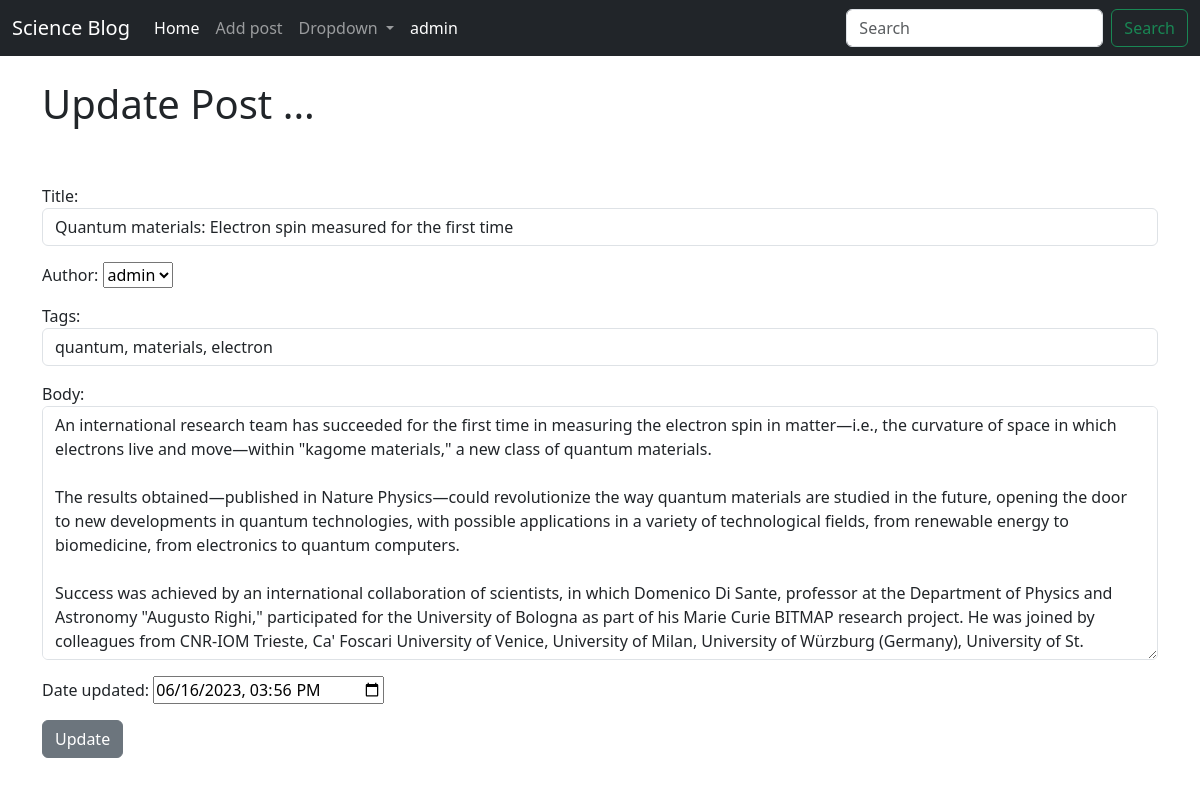
/article/edit/1, run on an earlier commit of the app's database.
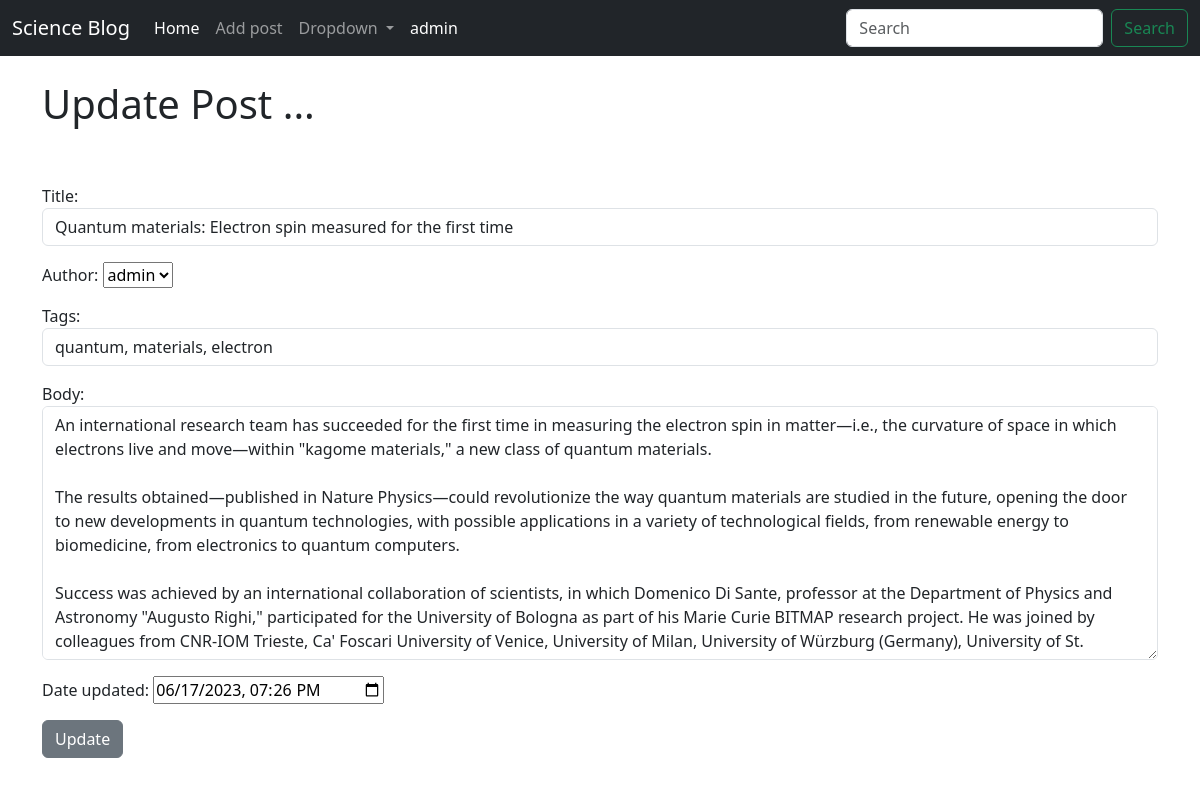
And on a later commit of the database.
### blog/models.py (models this page shows, shortened)
class Post(models.Model):
    title = models.CharField(max_length=255)
    title_tag = models.CharField(max_length=255, default="science blog title tag")
    date_created = models.DateTimeField(default=timezone.now)
    date_updated = models.DateTimeField(default=timezone.now)
    author = models.ForeignKey(User, on_delete=models.CASCADE)
    body = models.TextField()
    tags = models.CharField(max_length=255, default="")

### blog/views.py (the view)
# urls.py: path('article/edit/<int:pk>', UpdatePostView.as_view(), name="update-post"),
class UpdatePostView(UpdateView):
    model = Post
    template_name = 'update_post.html'
    form_class = UpdateForm

### blog/forms.py
class UpdateForm(forms.ModelForm):
    class Meta:
        model = Post
        fields = ('title', 'author', 'tags', 'body', 'date_updated')
        widgets = {
            'title' : forms.TextInput(attrs={'class' : 'form-control', 'placeholder': 'This is title Placeholder'}),
            'title_tag' : forms.TextInput(attrs={'class' : 'form-control'}),
            'tags' : forms.TextInput(attrs={'class' : 'form-control'}),
            'date_updated': forms.DateTimeInput(attrs={'type': 'datetime-local'}),
            'body' : forms.Textarea(attrs={'class' : 'form-control'}),
            }

### blog/templates/update_post.html (shortened to what this page needs)
{% extends 'base.html' %}
{% block content %}
<h1>  Update Post ...  </h1>
<br><br>
<form method="POST">
    {{ form.as_p }}
    <button class="btn btn-secondary">Update</button>
</form>
</div>
{% endblock %}

What changed in the data, as far as the page shows it:
changed Post "Quantum materials: Electron spin measured for the first time": date_updated "06/16/2023 15:56" → "06/17/2023 19:26"
